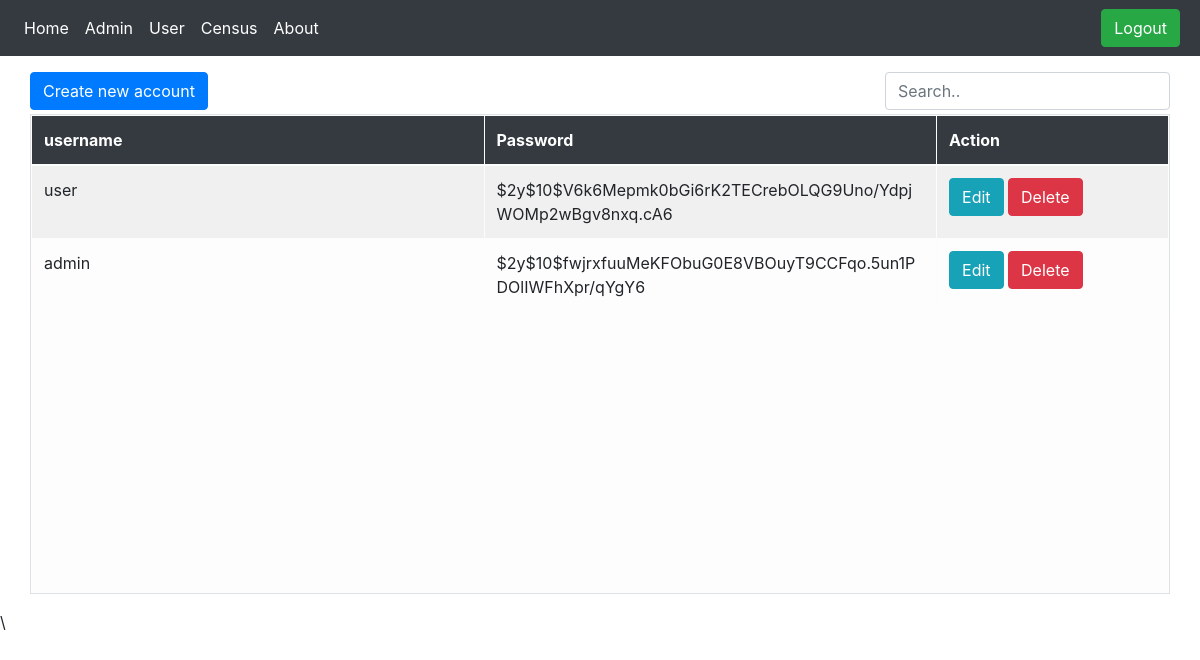
The page /admin/user.php (signed in) on the database its author committed.
### tables this page shows
CREATE TABLE `users` (
  `id` int(11) NOT NULL,
  `username` varchar(255) NOT NULL,
  `password` varchar(255) NOT NULL,
  `usertype` varchar(255) NOT NULL
);

### admin/user.php (the view, shortened to what this page needs)
<?php
require_once '../includes/admin/HF/header.php';
?>
<div class="container">
    <?php
    $mysqli = new mysqli('localhost', 'root', '', 'brgydb') or die(mysqli_error($mysqli));
    $result = $mysqli->query("SELECT * FROM users") or die($mysqli->error);
    ?>
    <div class="row justify-content-center">
        <div class="d-flex justify-content-between w-100">
            <button type="submit" class="btn btn-primary mt-3 mb-1 createbtn" name="create">Create new account</button>
            <input class="form-control mt-3 mb-1 w-25" id="user-search" type="text" placeholder="Search..">
        </div>
        <table class="table table-responsive table-light table-striped table-bordered" style="overflow:scroll; height:60vh; word-break: break-all;   overflow-x: hidden;">
            <thread>
                <tr class="bg-dark text-white">
                    <th style="width:10%">username</th>
                    <th style="width:10%">Password</th>
                    <th colspan="2" style="width:5%">Action</th>
                </tr>
            </thread>
            <tbody id="userTable">
                <?php
                while ($row = $result->fetch_assoc()) :
                ?>
                    <?php
                    $type = $row['usertype'];
                    if ($type == 'user') :
                    ?>
                        <tr>
                            <td><?php echo $row['username']; ?></td>
                            <td><?php echo $row['password']; ?></td>
                            <td>
                                <button type="button" class="btn btn-info editbtn">Edit</button>
                                <a href="user.php?deleteUser=<?php echo $row['id']; ?>" class="btn btn-danger">Delete</a>
                            </td>
                        </tr>
                    <?php endif ?>
                <?php endwhile; ?>
            </tbody>
        </table>
    </div>
</div>
<?php require_once '../includes/admin/HF/footer.php'; ?>
</body>
</html>

### rows shown on the page
users: username "user", password "$2y$10$V6k6Mepmk0bGi6rK2TECrebOLQG9Uno/YdpjWOMp2wBgv8nxq.cA6"
users: username "admin", password "$2y$10$fwjrxfuuMeKFObuG0E8VBOuyT9CCFqo.5un1PDOlIWFhXpr/qYgY6"
